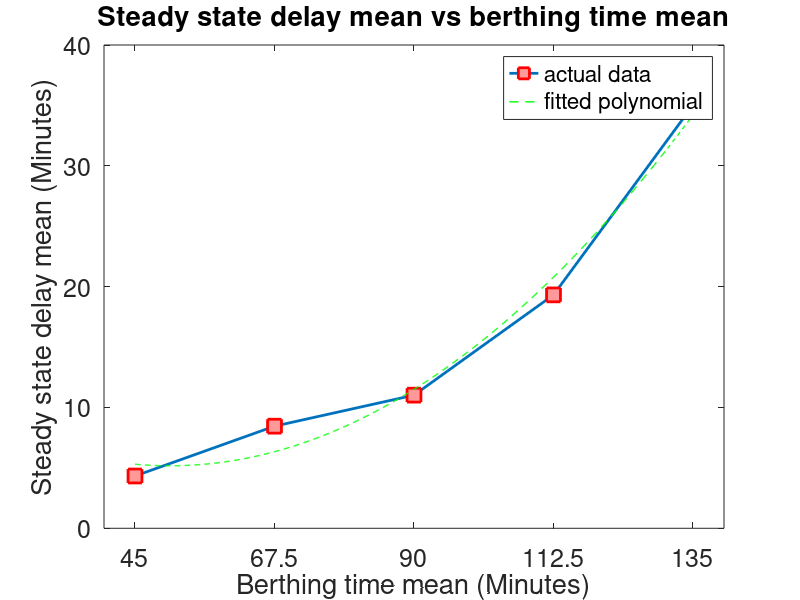
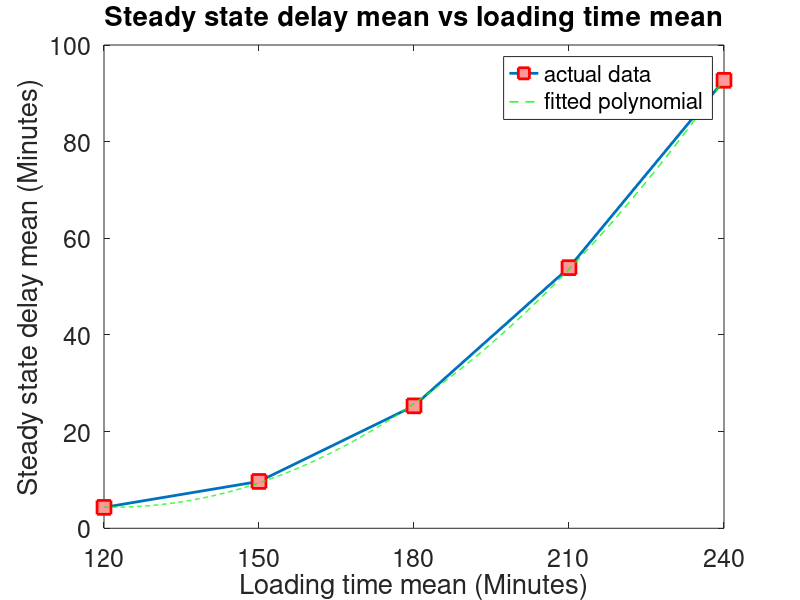
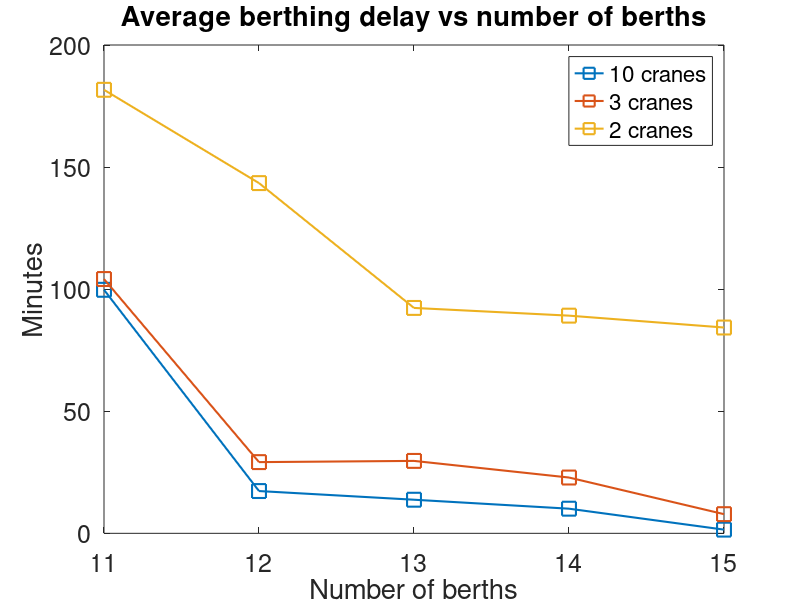

MATLAB code to generate these figures, in order:
%%%%%%% Operation Error Scenario %%%%%%%%
%%% average delay vs different berthing time
figure();
t = [45 67.5 90 112.5 135];
avg_delay_time = [4.3270 8.4500 11.0188 19.3182 35.0194];
plot(t, avg_delay_time, '-s','LineWidth',2, 'MarkerSize',10,...
    'MarkerEdgeColor','red',...
    'MarkerFaceColor',[1 .6 .6]); hold on;
p = polyfit(t,avg_delay_time,2);
t1 = 45:0.1:135;
y1 = polyval(p,t1);
plot(t1, y1 ,'--g','LineWidth',1); 
set(gca, 'FontSize',18); legend('actual data', 'fitted polynomial');
xticks(t);
ylabel('Steady state delay mean (Minutes)'); 
xlabel('Berthing time mean (Minutes)');
title('Steady state delay mean vs berthing time mean');

%%% average delay vs different unloading time
figure();
t = [120 150 180 210 240];
avg_delay_time = [4.3270 9.6910 25.3338 53.9302 92.6978];
plot(t, avg_delay_time, '-s','LineWidth',2, 'MarkerSize',10,...
    'MarkerEdgeColor','red',...
    'MarkerFaceColor',[1 .6 .6]); hold on;
p = polyfit(t,avg_delay_time,2);
t2 = 120:0.1:240;
y2 = polyval(p,t2);
plot(t2, y2 ,'--g','LineWidth',1); 
set(gca, 'FontSize',18); legend('actual data', 'fitted polynomial');
xticks([120 150 180 210 240]);
ylabel('Steady state delay mean (Minutes)'); 
xlabel('Loading time mean (Minutes)');
title('Steady state delay mean vs loading time mean');

figure('Position', [0 0 600 400]);


%%%%%%% Earthquake Scenario %%%%%%%%

% High arrival rate

% Configurations
% SIM_TIME = 168   
% UNLOAD_SPEED = 1
% average traveling time for ships of type 1 to 3
% AVG_TRAVEL_TYPE1_3 = 5.0

% 10 cranes
% 5 replications
dock_11 = [15.020979637279572; 398.65425707196573; 28.60030899267182;...
    42.2305375146251; 14.18655710701507];
dock_12 = [17.5329579802744; 13.552307798664263; 10.109897840439118; ...
    5.781960703782836; 39.590057865781795];
dock_13 = [2.5066235811493547; 40.30252479211185; 14.639167396820884; ...
    9.13197479961018; 2.218991017655124];
dock_14 = [2.181436273067141; 36.775248910975506; 3.197921799230655; ...
    1.0290652353378158; 7.256463122271772];
dock_15 = [0.19757892668518628; 1.1419388480926382; 0; 0.20317245928043948; ...
    6.037707989167597];
num_docks = [11 12 13 14 15];
plot(num_docks, [mean(dock_11) mean(dock_12) ...
    mean(dock_13) mean(dock_14) mean(dock_15)], ...
    '-s','LineWidth',1.5,  'MarkerSize',10);
hold on;

% 3 cranes
% 5 replications
dock_11 = [113.1446604506742; 88.14333831529144; 248.8745943379638; ...
    20.29802905274893; 50.28088048946776];
dock_12 = [37.437928655313364; 32.91178402287052; 29.756853781929983; ...
    26.631517359595104; 19.07249596818818];
dock_13 = [10.385300158367754; 36.886280479224624; 78.93494436239463; ...
    10.272045797205609; 11.823020567666813];
dock_14 = [27.259847264752473; 9.983238484672324; 21.076891011643745; ...
    50.551146523374484; 5.374178294244823];
dock_15 = [9.810227641227508; 8.64753713532875; 4.042160542187087; ...
    8.273267152913647; 8.462081431265055];

plot(num_docks, [mean(dock_11) mean(dock_12) ...
    mean(dock_13) mean(dock_14) mean(dock_15)],...
    '-s','LineWidth',1.5,  'MarkerSize',10);

% 2 cranes
% 5 replications
dock_11 = [184.7478825826543; 103.89653474322105; 185.90415559812433; ...
    149.32600045539542; 284.3882133107386];
dock_12 = [76.32812802843623; 145.57851465076308; 241.77026174176865; ...
    171.80933287196706; 81.69415263378427];
dock_13 = [206.12735998129008; 113.73242615906905; 37.7900777432735; ...
    35.51688777809151; 68.39277976283552];
dock_14 = [68.23898546402066; 177.02563172033038; 72.30684779892019; ...
    72.78758510804141; 55.403440147908995];
dock_15 = [156.239004080642; 43.06775735141921; 66.64110107470833; ...
    41.81268519630409; 113.68336967070076];
plot(num_docks, [mean(dock_11) mean(dock_12) ...
    mean(dock_13) mean(dock_14) mean(dock_15)],...
    '-s','LineWidth',1.5,  'MarkerSize',10);

legend('10 cranes', '3 cranes', '2 cranes');
set(gca, 'FontSize',18); 
title('Average berthing delay vs number of berths');
ylabel('Minutes'); xlabel('Number of berths');